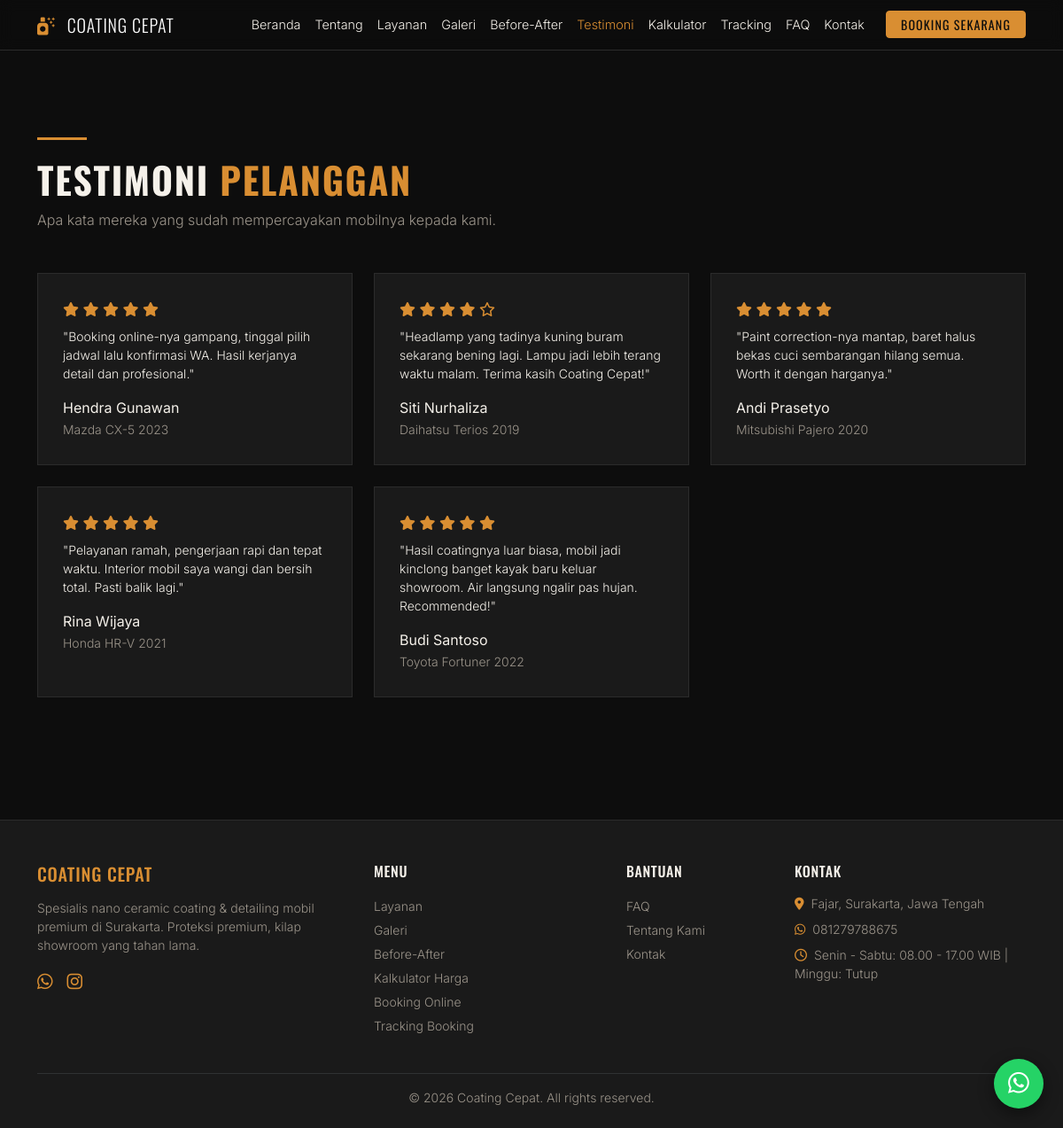
The page /index.php?page=testimonials on the database its author committed.
### tables this page shows
CREATE TABLE `testimonials` (
  `id`         INT UNSIGNED NOT NULL AUTO_INCREMENT,
  `name`       VARCHAR(100) NOT NULL,
  `vehicle`    VARCHAR(120) NOT NULL,                     
  `rating`     TINYINT UNSIGNED NOT NULL DEFAULT 5,       
  `comment`    TEXT NOT NULL,
  `photo`      VARCHAR(255) NULL,                         
  `created_at` TIMESTAMP NOT NULL DEFAULT CURRENT_TIMESTAMP,
  `updated_at` TIMESTAMP NOT NULL DEFAULT CURRENT_TIMESTAMP ON UPDATE CURRENT_TIMESTAMP,
  PRIMARY KEY (`id`)
);

### index.php (called while the page is built, shortened)
<?php
require_once __DIR__ . '/config/database.php';
require_once __DIR__ . '/includes/functions.php';
$routes = [
    'home'            => 'pages/home.php',
    'about'           => 'pages/about.php',
    'services'        => 'pages/services.php',
    'service-detail'  => 'pages/service-detail.php',
    'gallery'         => 'pages/gallery.php',
    'before-after'    => 'pages/before-after.php',
    'testimonials'    => 'pages/testimonials.php',
    'calculator'      => 'pages/calculator.php',
    'booking'         => 'pages/booking.php',
    'booking-success' => 'pages/booking-success.php',
    'tracking'        => 'pages/tracking.php',
    'faq'             => 'pages/faq.php',
    'contact'         => 'pages/contact.php',
];
$page = isset($_GET['page']) ? (string)$_GET['page'] : 'home';
require __DIR__ . '/' . $routes[$page];

### includes/functions.php (called while the page is built, shortened)
<?php
function e($str) {
    return htmlspecialchars((string)$str, ENT_QUOTES, 'UTF-8');
}
function get_settings($db) {
    static $cache = null;
    if ($cache === null) {
        $cache = [];
        try {
            foreach ($db->query('SELECT setting_key, setting_value FROM settings') as $row) {
                $cache[$row['setting_key']] = $row['setting_value'];
            }
        } catch (Exception $e) {
            $cache = [];
        }
    }
    return $cache;
}
function setting($db, $key, $default = '') {
    $s = get_settings($db);
    return isset($s[$key]) && $s[$key] !== '' ? $s[$key] : $default;
}
function wa_number($phone) {
    $p = preg_replace('/\D/', '', (string)$phone);
    if (strpos($p, '0') === 0) { $p = '62' . substr($p, 1); }
    return $p;
}
function wa_link($phone, $text = '') {
    return 'https://wa.me/' . wa_number($phone) . ($text !== '' ? '?text=' . rawurlencode($text) : '');
}

### pages/testimonials.php (the view, shortened to what this page needs)
<?php
$items = $db->query('SELECT * FROM testimonials ORDER BY created_at DESC, id DESC')->fetchAll();
require __DIR__ . '/../includes/header.php';
?>
<section class="section">
  <div class="container">
    <span class="title-line"></span>
    <h1 class="section-title">Testimoni <span class="text-accent">Pelanggan</span></h1>
    <p class="section-sub mb-5">Apa kata mereka yang sudah mempercayakan mobilnya kepada kami.</p>
    <div class="row g-4">
      <?php foreach ($items as $i => $t): ?>
      <div class="col-md-6 col-lg-4" data-aos="fade-up" data-aos-delay="<?= ($i % 3) * 100 ?>">
        <div class="testi-card">
          <div class="stars mb-2">
            <?php for ($s = 1; $s <= 5; $s++): ?>
              <i class="fa-<?= $s <= (int)$t['rating'] ? 'solid' : 'regular' ?> fa-star"></i>
            <?php endfor; ?>
          </div>
          <p class="small">"<?= e($t['comment']) ?>"</p>
          <strong class="d-block"><?= e($t['name']) ?></strong>
          <span class="small text-secondary-light"><?= e($t['vehicle']) ?></span>
        </div>
      </div>
      <?php endforeach; ?>
    </div>
  </div>
</section>
<?php require __DIR__ . '/../includes/footer.php'; ?>

### includes/header.php (shortened to what this page needs)
<?php
$site_name  = setting($db, 'site_name', 'Coating Cepat');
$_active    = isset($_GET['page']) ? $_GET['page'] : 'home';
?>
<!DOCTYPE html>
<html lang="id" data-bs-theme="dark">
<head>
<link href="https://cdn.jsdelivr.net/npm/bootstrap@5.3.3/dist/css/bootstrap.min.css" rel="stylesheet">
<link href="https://cdnjs.cloudflare.com/ajax/libs/font-awesome/6.5.2/css/all.min.css" rel="stylesheet">
<link href="https://cdn.jsdelivr.net/npm/aos@2.3.4/dist/aos.css" rel="stylesheet">
<link href="https://cdn.jsdelivr.net/npm/swiper@11/swiper-bundle.min.css" rel="stylesheet">
<link href="https://cdnjs.cloudflare.com/ajax/libs/lightbox2/2.11.4/css/lightbox.min.css" rel="stylesheet">
<link href="<?= e(BASE_URL) ?>/assets/css/style.css" rel="stylesheet">
</head>
<body>
<nav class="navbar navbar-expand-lg navbar-dark fixed-top main-navbar">
  <div class="container">
    <a class="navbar-brand heading-font" href="<?= e(BASE_URL) ?>/index.php?page=home">
      <?php if (setting($db, 'logo')): ?>
        <img src="<?= e(UPLOAD_URL . setting($db, 'logo')) ?>" alt="Logo <?= e($site_name) ?>" height="36" class="me-2">
      <?php else: ?>
        <i class="fa-solid fa-spray-can-sparkles text-accent me-2"></i>
      <?php endif; ?>
      <span class="text-uppercase"><?= e($site_name) ?></span>
    </a>
    <div class="collapse navbar-collapse" id="mainNav">
      <ul class="navbar-nav ms-auto align-items-lg-center">
        <?php
        $menu = [
            'home' => 'Beranda', 'about' => 'Tentang', 'services' => 'Layanan',
            'gallery' => 'Galeri', 'before-after' => 'Before-After',
            'testimonials' => 'Testimoni', 'calculator' => 'Kalkulator',
            'tracking' => 'Tracking', 'faq' => 'FAQ', 'contact' => 'Kontak',
        ];
        foreach ($menu as $key => $label): ?>
          <li class="nav-item">
            <a class="nav-link <?= $_active === $key ? 'active' : '' ?>" href="<?= e(BASE_URL) ?>/index.php?page=<?= $key ?>"><?= e($label) ?></a>
          </li>
        <?php endforeach; ?>
        <li class="nav-item ms-lg-3 my-2 my-lg-0">
          <a class="btn btn-accent btn-sm px-3 text-uppercase" href="<?= e(BASE_URL) ?>/index.php?page=booking">Booking Sekarang</a>
        </li>
      </ul>
    </div>
  </div>
</nav>
<div class="nav-spacer"></div>

### includes/footer.php (shortened to what this page needs)
<?php
$site_name = setting($db, 'site_name', 'Coating Cepat');
$wa        = setting($db, 'whatsapp', '081279788675');
$ig        = setting($db, 'instagram', '');
?>
<footer class="site-footer pt-5 pb-4 mt-5">
  <div class="container">
    <div class="row g-4">
      <div class="col-md-4">
        <h5 class="heading-font text-uppercase text-accent mb-3"><?= e($site_name) ?></h5>
        <p class="small text-secondary-light">Spesialis nano ceramic coating &amp; detailing mobil premium di Surakarta. Proteksi premium, kilap showroom yang tahan lama.</p>
        <div class="d-flex gap-3 fs-5">
          <a href="<?= e(wa_link($wa)) ?>" target="_blank" rel="noopener" class="text-accent" aria-label="WhatsApp"><i class="fa-brands fa-whatsapp"></i></a>
          <?php if ($ig): ?><a href="https://instagram.com/<?= e(ltrim($ig, '@')) ?>" target="_blank" rel="noopener" class="text-accent" aria-label="Instagram"><i class="fa-brands fa-instagram"></i></a><?php endif; ?>
        </div>
      </div>
      <div class="col-md-3 col-6">
        <h6 class="heading-font text-uppercase mb-3">Menu</h6>
        <ul class="list-unstyled small footer-links">
          <li><a href="<?= e(BASE_URL) ?>/index.php?page=services">Layanan</a></li>
          <li><a href="<?= e(BASE_URL) ?>/index.php?page=gallery">Galeri</a></li>
          <li><a href="<?= e(BASE_URL) ?>/index.php?page=before-after">Before-After</a></li>
          <li><a href="<?= e(BASE_URL) ?>/index.php?page=calculator">Kalkulator Harga</a></li>
          <li><a href="<?= e(BASE_URL) ?>/index.php?page=booking">Booking Online</a></li>
          <li><a href="<?= e(BASE_URL) ?>/index.php?page=tracking">Tracking Booking</a></li>
        </ul>
      </div>
      <div class="col-md-2 col-6">
        <h6 class="heading-font text-uppercase mb-3">Bantuan</h6>
        <ul class="list-unstyled small footer-links">
          <li><a href="<?= e(BASE_URL) ?>/index.php?page=faq">FAQ</a></li>
          <li><a href="<?= e(BASE_URL) ?>/index.php?page=about">Tentang Kami</a></li>
          <li><a href="<?= e(BASE_URL) ?>/index.php?page=contact">Kontak</a></li>
        </ul>
      </div>
      <div class="col-md-3">
        <h6 class="heading-font text-uppercase mb-3">Kontak</h6>
        <ul class="list-unstyled small text-secondary-light">
          <li class="mb-2"><i class="fa-solid fa-location-dot text-accent me-2"></i><?= e(setting($db, 'address')) ?></li>
          <li class="mb-2"><i class="fa-brands fa-whatsapp text-accent me-2"></i><?= e($wa) ?></li>
          <li><i class="fa-regular fa-clock text-accent me-2"></i><?= e(setting($db, 'open_hours')) ?></li>
        </ul>
      </div>
    </div>
    <hr class="border-secondary mt-4">
    <p class="text-center small text-secondary-light mb-0">&copy; <?= date('Y') ?> <?= e($site_name) ?>. All rights reserved.</p>
  </div>
</footer>
<a href="<?= e(wa_link($wa, 'Halo ' . $site_name . ', saya ingin bertanya tentang layanan coating/detailing.')) ?>"
   class="wa-float" target="_blank" rel="noopener" aria-label="Chat WhatsApp">
  <i class="fa-brands fa-whatsapp"></i>
</a>
</body>
</html>

### assets/css/style.css (style rules this page uses)
:root { --cc-black: #0D0D0D; --cc-dark: #1A1A1A; --cc-gray: #2B2B2B; --cc-accent: #D98E32; --cc-accent-dark: #C97B2D; --cc-text: #F5F1EA; --cc-muted: #9B948A; }
body { background-color: var(--cc-black); color: var(--cc-text); font-family: 'Inter', sans-serif; font-weight: 300; }
.heading-font, h1, h2, h3, h4, h5, h6 { font-family: 'Oswald', sans-serif; letter-spacing: .04em; }
.text-accent { color: var(--cc-accent) !important; }
.text-secondary-light { color: var(--cc-muted) !important; }
a { color: var(--cc-accent); text-decoration: none; }
.btn-accent { background: var(--cc-accent); border: 1px solid var(--cc-accent); color: #0D0D0D; font-family: 'Oswald', sans-serif; letter-spacing: .08em; transition: all .25s ease; }
.main-navbar { background: rgba(13, 13, 13, .92); backdrop-filter: blur(8px); border-bottom: 1px solid var(--cc-gray); }
.main-navbar .nav-link { color: var(--cc-text); font-size: .9rem; }
.main-navbar .nav-link.active, .main-navbar .nav-link:hover { color: var(--cc-accent); }
.nav-spacer { height: 64px; }
.section { padding: 90px 0; }
.section-title { text-transform: uppercase; font-weight: 700; font-size: clamp(1.7rem, 4vw, 2.6rem); }
.section-sub { color: var(--cc-muted); max-width: 640px; }
.title-line { display: inline-block; width: 56px; height: 3px; background: var(--cc-accent); margin-bottom: 14px; }
.testi-card { background: var(--cc-dark); border: 1px solid var(--cc-gray); padding: 28px; height: 100%; }
.testi-card .stars { color: var(--cc-accent); }
.wa-float { position: fixed; right: 22px; bottom: 22px; width: 56px; height: 56px; background: #25D366; color: #fff; border-radius: 50%; display: flex; align-items: center; justify-content: center; font-size: 1.7rem; z-index: 1050; box-shadow: 0 6px 18px rgba(0,0,0,.45); transition: transform .25s; }
.site-footer { background: var(--cc-dark); border-top: 1px solid var(--cc-gray); }
.footer-links a { color: var(--cc-muted); display: inline-block; padding: 3px 0; }

### rows shown on the page
testimonials: rating 5 (drawn), comment "Booking online-nya gampang, tinggal pilih jadwal lalu konfirmasi WA. Hasil kerjanya detail dan profesional.", name "Hendra Gunawan", vehicle "Mazda CX-5 2023"
testimonials: rating 4 (drawn), comment "Headlamp yang tadinya kuning buram sekarang bening lagi. Lampu jadi lebih terang waktu malam. Terima kasih Coating Cepat!", name "Siti Nurhaliza", vehicle "Daihatsu Terios 2019"
testimonials: rating 5 (drawn), comment "Paint correction-nya mantap, baret halus bekas cuci sembarangan hilang semua. Worth it dengan harganya.", name "Andi Prasetyo", vehicle "Mitsubishi Pajero 2020"
testimonials: rating 5 (drawn), comment "Pelayanan ramah, pengerjaan rapi dan tepat waktu. Interior mobil saya wangi dan bersih total. Pasti balik lagi.", name "Rina Wijaya", vehicle "Honda HR-V 2021"
testimonials: rating 5 (drawn), comment "Hasil coatingnya luar biasa, mobil jadi kinclong banget kayak baru keluar showroom. Air langsung ngalir pas hujan. Recommended!", name "Budi Santoso", vehicle "Toyota Fortuner 2022"

### other values the page prints
$site_name "COATING CEPAT"
$label "Beranda"
$label "Tentang"
$label "Layanan"
$label "Galeri"
$label "Before-After"
$label "Testimoni"
$label "Kalkulator"
$label "Tracking"
$label "FAQ"
$label "Kontak"
setting($db, 'address') "Fajar, Surakarta, Jawa Tengah"
$wa "081279788675"
setting($db, 'open_hours') "Senin - Sabtu: 08.00 - 17.00 WIB | Minggu: Tutup"
$site_name "Coating Cepat"
